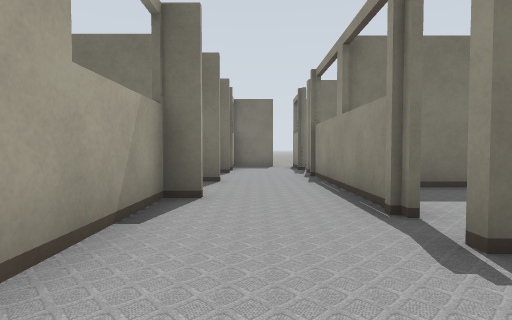
View 1 (above)

24 first-person views from a walk through a world built for the Gazebo simulator. The camera is 0.72 m above the floor, tilts 2° down and sees 80° across. The lines on the ground mark 1 m squares. The floor is counted in squares, 1 m on a side. Each view is taken from the middle of a square. On the plan, view 1 faces up. The plan holds only what a view shows up to about 10 squares ahead; the rest is blank. The place goes on beyond the plan. Gazebo's built-in surfaces are drawn with simple patterns. Some stock models are drawn as simple stand-ins.

View 2
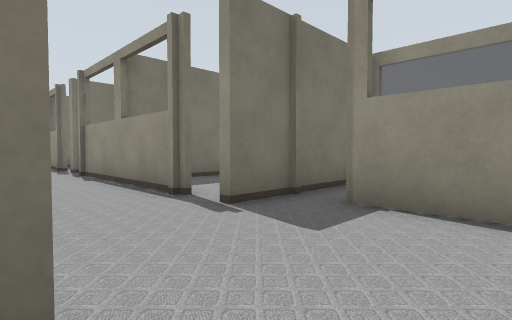

View 3
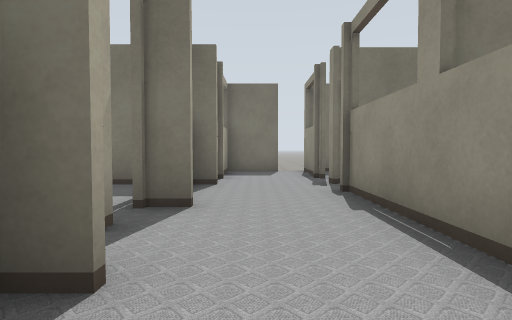

View 4
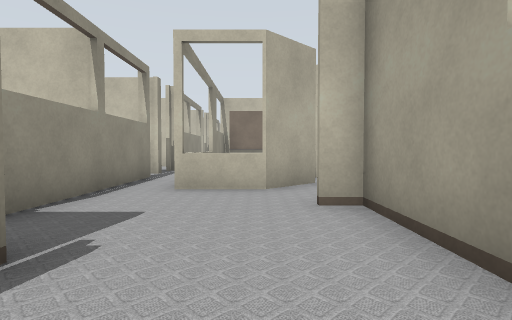

View 5
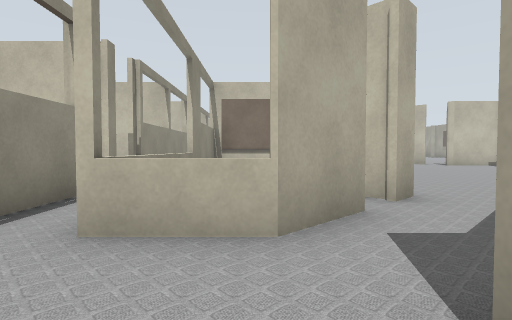

View 6
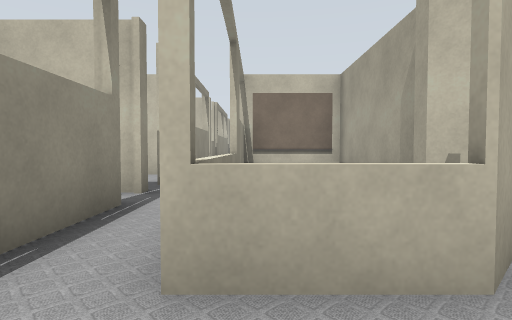

View 7
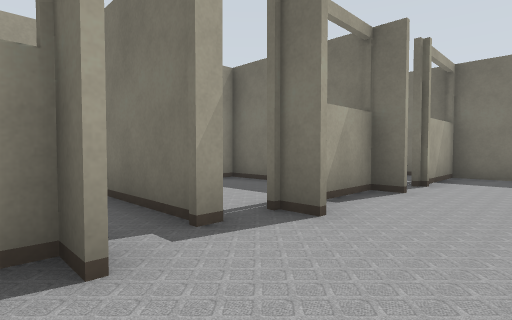

View 8
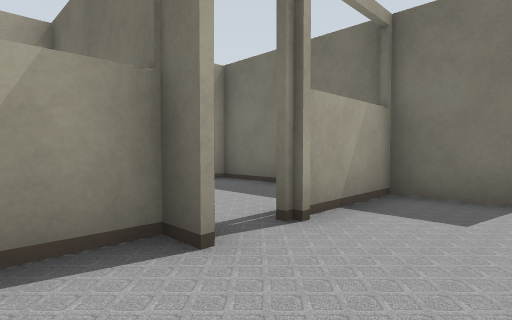

View 9
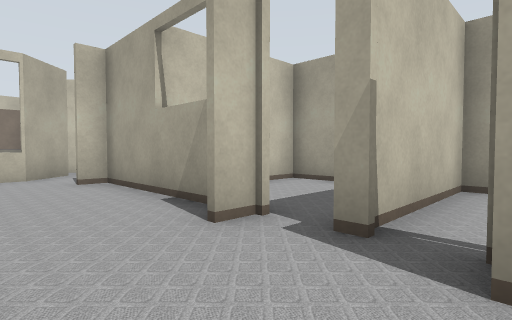

View 10
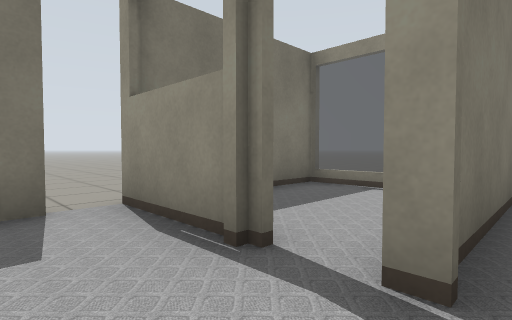

View 11
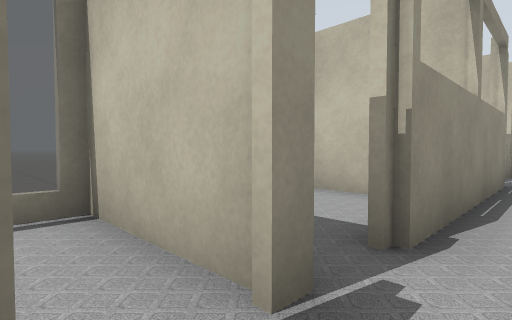

View 12
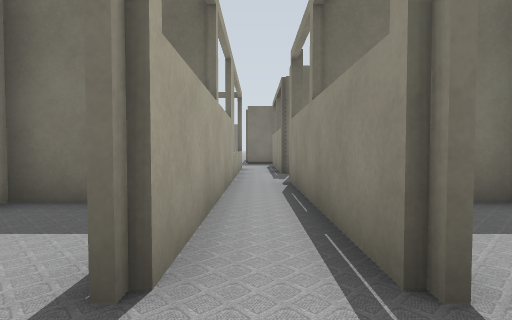

View 13
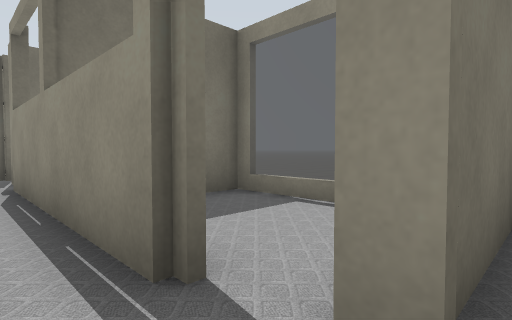

View 14
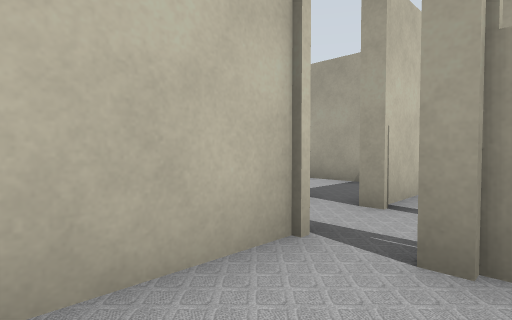

View 15
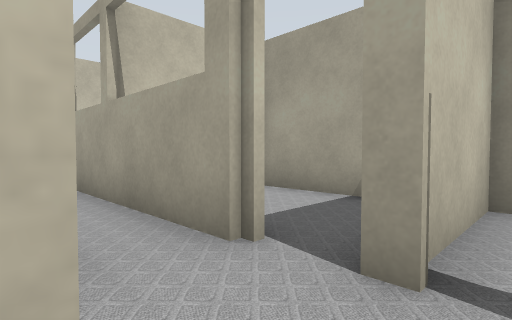

View 16
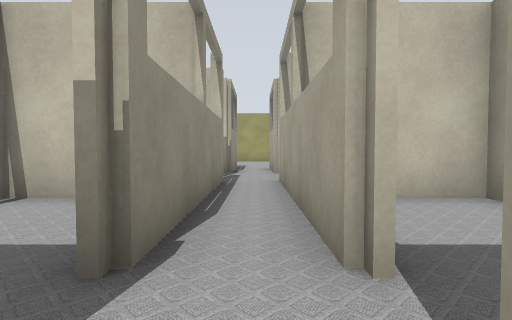

View 17
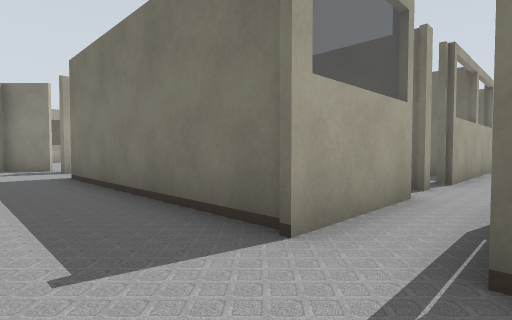

View 18
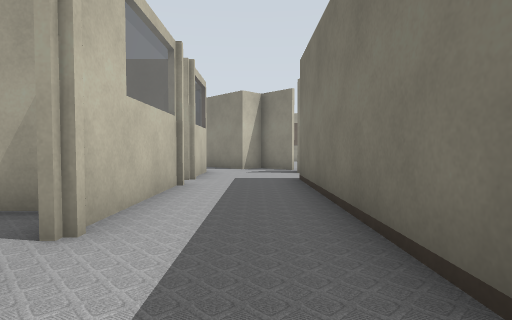

View 19
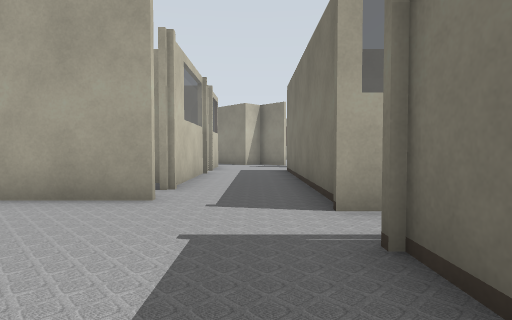

View 20
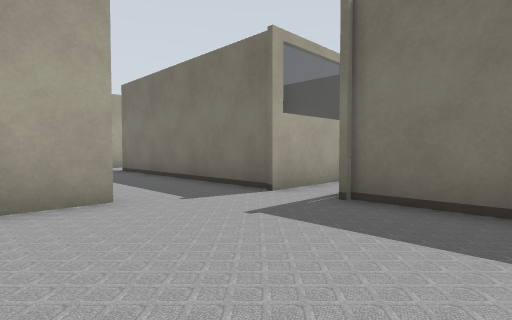

View 21
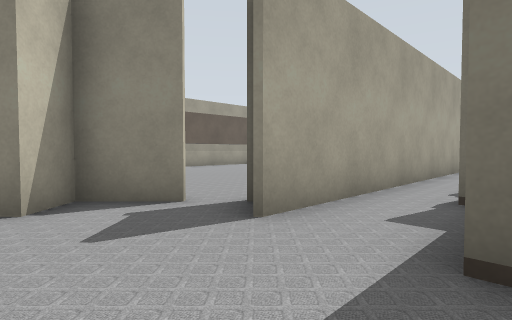

View 22
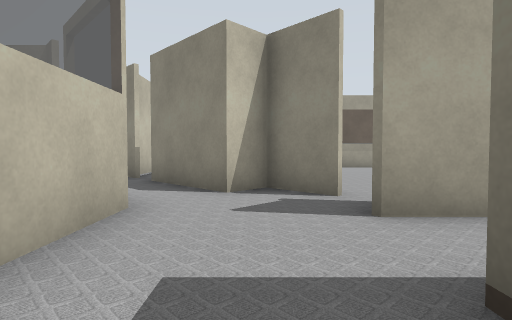

View 23
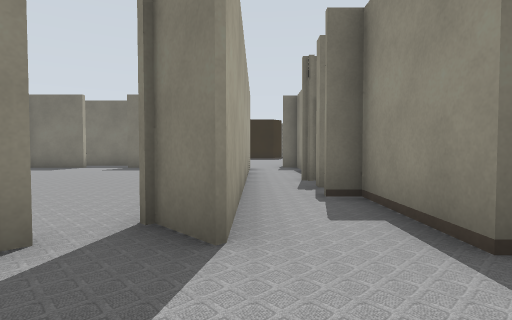

View 24
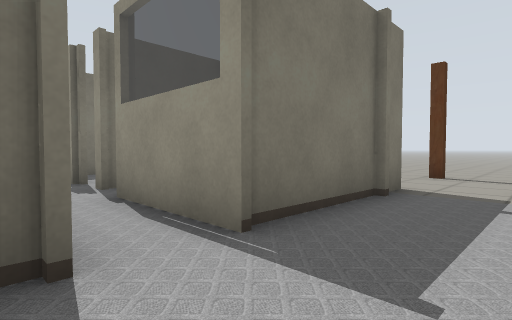

### Floor plan
Points are (right, up) in squares from view 1. A wall is a line through its corners. A room is listed if a view was taken in it or the views show most of it. See-through windows are left out.
Room 1 (views 1, 2, 3, 4, 5, 6, 7, 8, 9, 10)
walls: (1.6, 3.1) (1.6, 8.4); (-1.4, 4.8) (-1.4, 0.1); (-1.4, 5.8) (-1.4, 5.7); (-0.8, 6.8) (-1.5, 6.8); (2.9, 2.1) (1.5, 2.1); (1.6, 9.4) (1.6, 9.8); (-1.4, 9.4) (-1.4, 6.6); (1.6, 10.5) (1.6, 13.1); (2.8, -1.6) (2.8, 1.1); (-1.3, -2.6) (-0.2, -1.5) (1.5, -1.5); (0.8, 13) (-0.9, 13); (-0.8, 13) (-0.8, 10.8)
ways out: opening at (2, -1) to room 2; opening at (-1, 5) to room 5; opening at (-1, 10) to room 6; opening at (1, 14); opening at (2, 10); gap at (3, 1)
Room 2 (views 11, 12, 13, 15, 16, 17, 18, 19, 20)
walls: (2.8, -19.1) (2.8, -13.6); (2.8, -20.3) (2.8, -19.9); (1.5, -21.2) (1.5, -23.9); (1.5, -13.6) (1.5, -19.1); (2.8, -12.7) (2.8, -12.6); (1.5, -12.6) (1.5, -12.9); (2.8, -11.6) (2.8, -6.1); (5.5, -23.9) (2.8, -23.9) (2.8, -21.1); (0.7, -26.4) (0.7, -28.5); (2.8, -5.4) (2.8, -5.1); (2.8, -4.1) (2.8, -1.6); (1.5, -3.4) (1.5, -11.6)
ways out: opening at (2, -1) to room 1; opening at (3, -12) to room 3; opening at (1, -25.5) to room 4; gap at (1, -14) to room 7; opening at (1, -12); gap at (1, -21); gap at (1, -19); gap at (3, -21); gap at (3, -19); gap at (3, -14); gap at (3, -4)
Room 3 (view 14)
walls: (3, -11.1) (3, -11.6); (2.8, -12.6) (4.9, -12.6); (5.5, -8.8) (4.9, -8.8)
ways out: opening at (3, -12) to room 2
Room 4 (views 21, 22, 23, 24)
walls: (-4.2, -26.6) (-0.2, -26.6); (-1.4, -27.5) (-1.4, -28); (-7.9, -26.6) (-5.1, -26.6); (-8.6, -23.7) (-9.7, -24.8) (-9.1, -25.5); (1.5, -23.9) (-5.4, -23.9) (-5.4, -21.4) (-6, -21.4); (-7.2, -20) (-7.2, -23.8) (-8.1, -22.9)
ways out: opening at (1, -25.5) to room 2; gap at (-4, -27)
Room 5 (no view inside)
walls: (-1.5, 4.6) (-0.8, 4.6); (-2.5, 2.2) (-1.4, 2.2); (-5.1, 3.5) (-5.1, 2.2) (-4.2, 2.2); (-1.4, 5.7) (-4, 5.7)
ways out: opening at (-1, 5) to room 1
Room 6 (no view inside)
walls: (-0.9, 13) (-5.1, 13)
ways out: opening at (-1, 10) to room 1
Room 7 (no view inside)
walls: (-1.4, -14.1) (-1.4, -16.5) (1.5, -16.5)
ways out: gap at (1, -14) to room 2

Where each view was taken, in squares from view 1:
view 1: 0 up, 0 right, facing up
view 2: 1 down, 1 left, facing up-right
view 3: 3 up, 0 right, facing up
view 4: 4 up, 0 right, facing down
view 5: 1 up, 0 right, facing down
view 6: 0 up, 1 right, facing down
view 7: 4 up, 1 right, facing up-left
view 8: 8 up, 1 right, facing up-left
view 9: 7 up, 1 right, facing down-left
view 10: 9 up, 0 right, facing up-right
view 11: 4 down, 2 right, facing down-right
view 12: 13 down, 2 right, facing up
view 13: 13 down, 2 right, facing up-right
view 14: 11 down, 5 right, facing down-left
view 15: 12 down, 3 right, facing down-left
view 16: 12 down, 2 right, facing down
view 17: 26 down, 3 right, facing up-left
view 18: 25 down, 2 right, facing left
view 19: 25 down, 5 right, facing left
view 20: 28 down, 5 right, facing up-left
view 21: 26 down, 5 left, facing up-left
view 22: 25 down, 4 left, facing left
view 23: 26 down, 7 left, facing up
view 24: 26 down, 1 right, facing up-right
